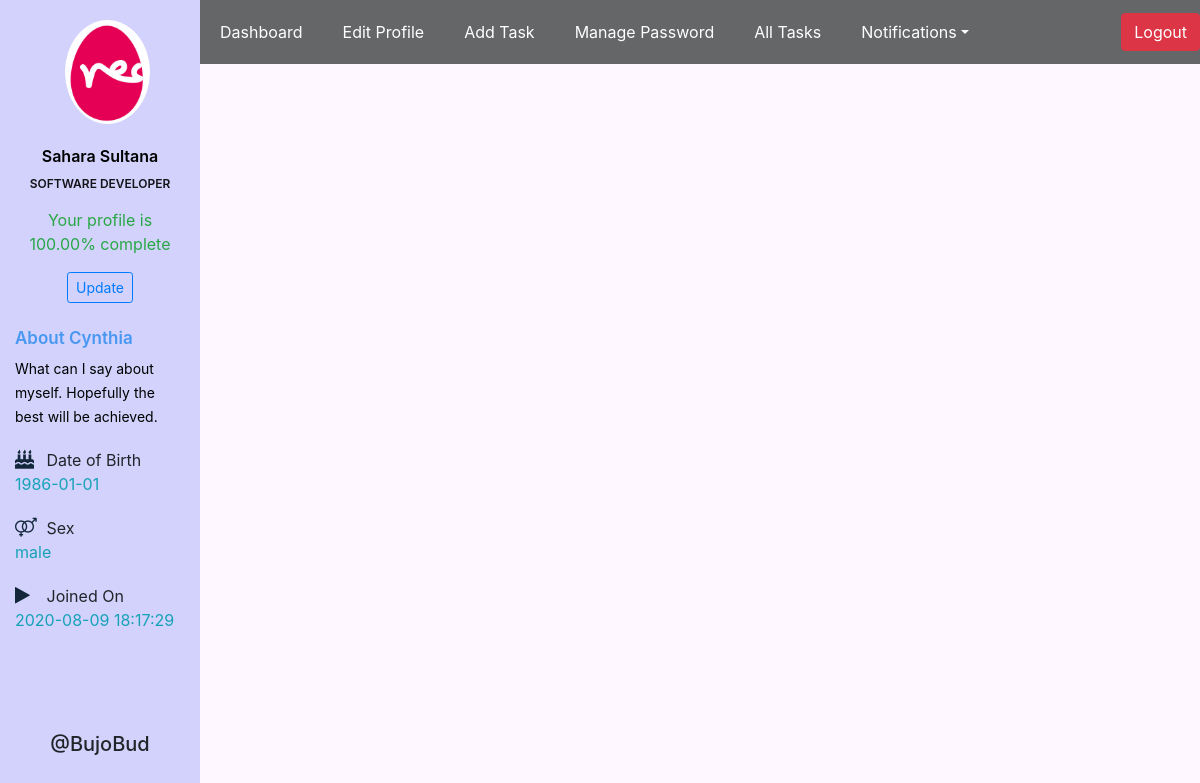
Page /user/dashboard_bkup.php (signed in) on the committed database.
### tables this page shows
CREATE TABLE `user` (
  `id` int(11) NOT NULL,
  `fullname` varchar(255) NOT NULL,
  `email` varchar(255) NOT NULL,
  `phone` varchar(20) DEFAULT NULL,
  `password` varchar(255) NOT NULL,
  `image` text NOT NULL,
  `profession` varchar(128) DEFAULT NULL,
  `dob` varchar(128) DEFAULT NULL,
  `sex` varchar(10) DEFAULT NULL,
  `bio` text,
  `is_verified` tinyint(1) NOT NULL DEFAULT '0',
  `token` text,
  `created_at` datetime DEFAULT NULL,
  `updated_at` datetime DEFAULT NULL
);

### Model/Database.php (called while the page is built, shortened)
<?php
class Database{
    public $db;
    public function __construct()
    {
        $con=new PDO("mysql:host=localhost;dbname=bujobud","root","");
        $con->setAttribute(PDO::ATTR_ERRMODE, PDO::ERRMODE_EXCEPTION);
        if (!isset($this->db)){
            $this->db = $con;
        }
    }
}

### Model/User.php (called while the page is built, shortened)
<?php
include_once 'Database.php';
class User extends Database{
    public function getUserById($id){
        $st = $this->db->prepare("SELECT * FROM user WHERE id=:id");
        $st->bindParam(':id',$id);
        $st->execute();
        $resultSet = $st->fetch(PDO::FETCH_OBJ);
        return $resultSet;
    }
    public function getUserProfileCompletion($id){
        $st = $this->db->prepare("SELECT fullname,email,phone,image,profession,dob,sex,bio FROM user WHERE id=:id");
        $st->bindParam(':id',$id);
        $st->execute();
        $resultSet = $st->fetch(PDO::FETCH_OBJ);
        $count = 0;
        $final = 8-$count;
        $final = $final/8 * 100;
        $final = number_format((float)$final, 2, '.', '');
        return $final.'%';
    }
}

### user/profile.php (the view)
<?php
require_once '../Model/User.php';
$user = new User();
$userInfo = $user->getUserById($_SESSION['id']);
?>
<div class="profile-userpic">
    <img src="../<?php echo $userInfo->image; ?>" class="img-responsive center" alt="">
</div>
<div class="profile-usertitle">
    <div class="profile-usertitle-name">
        <?php echo $userInfo->fullname ?>
    </div>
    <div class="profile-usertitle-job">
        <?php echo $userInfo->profession ?>
    </div>
</div>
<div align="center">
    <p class="text-success">Your profile is <?php echo $user->getUserProfileCompletion($_SESSION['id']); ?> complete</p>
    <a href="editprofile.php" class="btn btn-sm btn-outline-primary">Update</a>
</div>
<div>
    <h4 class="profile-desc-title">About Cynthia</h4>
    <span class="profile-desc-text">
        <?php if(isset($userInfo->bio) || $userInfo->bio != '') {
            echo $userInfo->bio;
        }else{?>
            Nothing added yet
        <?php }?>
    </span>
    <div class="margin-top-20 profile-desc-link">
        <i class="fa fa-birthday-cake"></i> Date of Birth
        <p class="text-info">
            <?php
                if(isset($userInfo->dob) || $userInfo->dob != ''){
                    echo $userInfo->dob;
                }else{
                    echo 'Not added yet';
                }
            ?>
        </p>
    </div>
    <div class="margin-top-20 profile-desc-link">
        <i class="fa fa-venus-mars"></i> Sex
        <p class="text-info">
            <?php
            if(isset($userInfo->sex) || $userInfo->sex != ''){
                echo $userInfo->sex;
            }else{
                echo 'Not added yet';
            }
            ?>
        </p>
    </div>
    <div class="margin-top-20 profile-desc-link">
        <i class="fa fa-play"></i> Joined On
        <p class="text-info">
            <?php
            if(isset($userInfo->created_at) || $userInfo->created_at != ''){
                echo $userInfo->created_at;
            }else{
                echo 'Not added yet';
            }
            ?>
        </p>
    </div>
</div>
<div class="website-details">
    <h5>@BujoBud</h5>
</div>

### css/style.css (style rules this page uses)
* { margin: 0; padding: 0; }

### user/profile.css (style rules this page uses)
* { margin: 0; padding: 0; }
.profile-userpic img { float: none; margin-top: 20px; margin-left: 50px; width: 50%; height: 50%; -webkit-border-radius: 50% !important; -moz-border-radius: 50% !important; border-radius: 50% !important; }
.profile-usertitle { text-align: center; margin-top: 20px; }
.profile-usertitle-name { color: #000000; font-size: 16px; font-weight: 600; margin-bottom: 7px; }
.profile-usertitle-job { text-transform: uppercase; color: #131318; font-size: 12px; font-weight: 600; margin-bottom: 15px; }
.profile-desc-title { margin-top: 25px; color: #4897f1; font-size: 17px; font-weight: 600; }
.profile-desc-text { color: #000000; font-size: 14px; }
.margin-top-20 { margin-top: 20px!important; }
[class*=" fa-"]:not(.fa-stack), [class*=" glyphicon-"], [class*=" icon-"], [class^=fa-]:not(.fa-stack), [class^=glyphicon-], [class^=icon-] { display: inline-block; line-height: 14px; -webkit-font-smoothing: antialiased; }
.profile-desc-link i { width: 22px; font-size: 19px; color: #13273b; margin-right: 5px; }
.website-details h5 { text-align: center; margin-top: 100px; }

### rows in the picture
user: image (picture), fullname "Sahara Sultana", profession "SOFTWARE DEVELOPER", bio "What can I say about myself. Hopefully the best will be achieved.", dob "1986-01-01", sex "male", created_at "2020-08-09 18:17:29"

### other values in the picture
$user->getUserProfileCompletion($_SESSION['id']) "100.00%"
